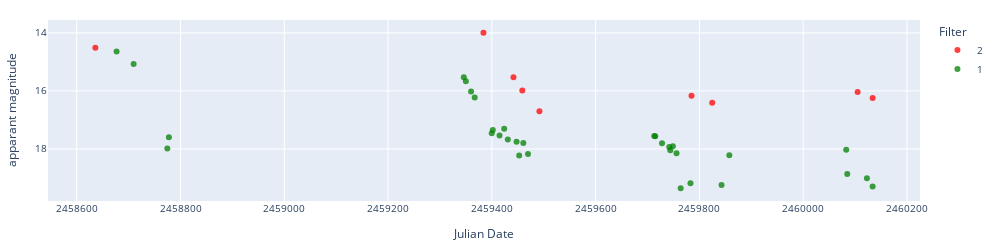

This figure's notebook cell:
### Markdown cell above
### Display light curves

### Code cell
# Display light curves
predicted_class = 'int_polar'
objectlist = alerts_df_preds[alerts_df_preds['predicted_class']==predicted_class]['objectId'].to_list()
# objectlist = alerts_df_preds['objectId'].to_list()

for object in objectlist[0:40]:
    ra = alerts_df_preds[alerts_df_preds['objectId']==object]['ra'].values[0]
    dec = alerts_df_preds[alerts_df_preds['objectId']==object]['dec'].values[0]
    c = SkyCoord(ra=ra*u.degree, dec=dec*u.degree, frame='icrs')
    pos = c.to_string('hmsdms', sep=':')
    prediction = alerts_df_preds[alerts_df_preds["objectId"]==object]["predicted_class"].values[0]
    print('',object, f'position_deg: {ra} {dec}', 
          f'position_hms_dms: {pos}',
          "~~~~~~~~~~~~~~~~~~~~~",
          f'sherlock_class: {alerts_df_preds[alerts_df_preds["objectId"]==object]["classification"].values[0]}',
          f'gminusr mean: {alerts_df_preds[alerts_df_preds["objectId"]==object]["clr_mean"].mean()}',
          f'gminusr: {alerts_df_preds[alerts_df_preds["objectId"]==object]["g_minus_r"].values[0]}',
          f'brightening_g: {alerts_df_preds[alerts_df_preds["objectId"]==object]["brightening_g"].values[0]}',
          f'brightening_r: {alerts_df_preds[alerts_df_preds["objectId"]==object]["brightening_r"].values[0]}',
          f'dmdt_g: {alerts_df_preds[alerts_df_preds["objectId"]==object]["dmdt_g"].values[0]}',
          f'dmdt_r: {alerts_df_preds[alerts_df_preds["objectId"]==object]["dmdt_r"].values[0]}',
          "~~~~~~~~~~~~~~~~~~~~~",
          f'aavso_name: {alerts_df_preds[alerts_df_preds["objectId"]==object]["Name"].values[0]}',
          f'aavso_type: {alerts_df_preds[alerts_df_preds["objectId"]==object]["Type"].values[0]}',
          f'manual_label: {alerts_df_preds[alerts_df_preds["objectId"]==object]["manual_label"].values[0]}',
          "~~~~~~~~~~~~~~~~~~~~~",
          f'prediction: {prediction}',
          f'prediction_probability: {alerts_df_preds[alerts_df_preds["objectId"]==object][f"prob_{prediction}"].values[0]}',
          sep='\n')
    lc_lasair = load_lasair_lc(object, path=f'../lightcurves_alerts/')
    lc_lasair_appmag = lasair_clean(lc_lasair, limit=25, magerrlim=1)

    display_lightcurve(lc_df=lc_lasair_appmag, x='jd', y='dc_mag')

### Figure 1 — Plotly figure (JSON) as saved in the notebook; plotly's stock layout.template omitted (floating-point values rounded to 4 significant figures)
{"data": [{"hovertemplate": "Filter=2<br>Julian Date=%{x}<br>apparant magnitude=%{y}<extra></extra>", "legendgroup": "2", "marker": {"color": "red", "opacity": 0.75, "symbol": "circle"}, "mode": "markers", "name": "2", "orientation": "v", "showlegend": true, "type": "scatter", "x": [2459000.0, 2459000.0, 2459000.0, 2459000.0, 2459000.0, 2460000.0, 2460000.0, 2460000.0, 2460000.0], "xaxis": "x", "y": [14.52, 14.0, 15.53, 15.98, 16.71, 16.16, 16.41, 16.04, 16.24], "yaxis": "y"}, {"hovertemplate": "Filter=1<br>Julian Date=%{x}<br>apparant magnitude=%{y}<extra></extra>", "legendgroup": "1", "marker": {"color": "green", "opacity": 0.75, "symbol": "circle"}, "mode": "markers", "name": "1", "orientation": "v", "showlegend": true, "type": "scatter", "x": [2459000.0, 2459000.0, 2459000.0, 2459000.0, 2459000.0, 2459000.0, 2459000.0, 2459000.0, 2459000.0, 2459000.0, 2459000.0, 2459000.0, 2459000.0, 2459000.0, 2459000.0, 2459000.0, 2459000.0, 2460000.0, 2460000.0, 2460000.0, 2460000.0, 2460000.0, 2460000.0, 2460000.0, 2460000.0, 2460000.0, 2460000.0, 2460000.0, 2460000.0, 2460000.0, 2460000.0, 2460000.0], "xaxis": "x", "y": [14.64, 15.07, 17.99, 17.6, 15.53, 15.67, 16.02, 16.23, 17.46, 17.35, 17.54, 17.3, 17.67, 17.75, 18.23, 17.8, 18.17, 17.56, 17.57, 17.8, 17.93, 18.05, 17.91, 18.15, 19.35, 19.18, 19.24, 18.22, 18.03, 18.87, 19.01, 19.3], "yaxis": "y"}], "layout": {"font": {"size": 10}, "height": 250, "legend": {"title": {"text": "Filter"}, "tracegroupgap": 0}, "margin": {"b": 20, "l": 20, "r": 20, "t": 20}, "width": 1000, "xaxis": {"anchor": "y", "domain": [0, 1], "tickformat": "float", "title": {"text": "Julian Date"}}, "yaxis": {"anchor": "x", "autorange": "reversed", "domain": [0, 1], "title": {"text": "apparant magnitude"}}}}
